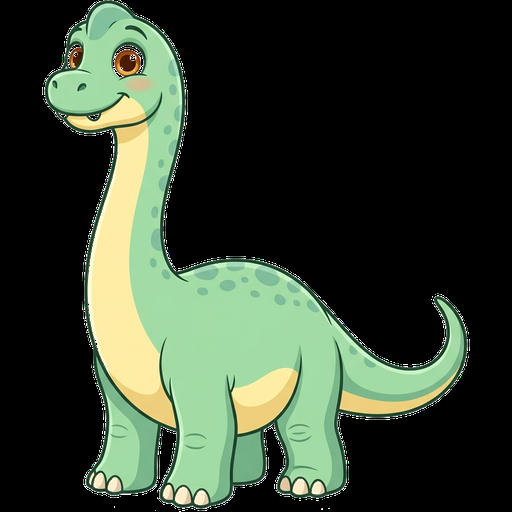
#> input picture tools/art/source/dino-brachio.png, 512 x 512 px
$ python -i ingest.py   (imports and definitions only)
#> lines starting #> are read from the running program, lines starting #| are printed output that depends on the picture
#!/usr/bin/env python3
"""그림 후보 1장 → content-src 초안(draft).

사람이나 로컬 런타임/모델이 찾았거나 만든 그림을 서비스 규격으로 맞춘다.
  1) 배경 제거(알파가 없으면 테두리 색을 배경으로 보고 걷어낸다) → 512x512 RGBA 로 정렬
  2) 색 덩어리로 부위 시드를 자동 제안 (라벨은 `칸 NN` — 사람이/모델이 머리·꼬리·다리 등으로 고친다)
  3) content-src/themes/<테마>/<id>.png + <id>.yml 작성 (status: draft, 매니페스트에는 들어가지 않음)

출처(--origin)와 이용 허락(--license)은 필수다. 수집·생성한 그림의 근거를 남기기 위해서다.
클라우드 서비스로 그림을 보내지 않는다 (모든 처리는 이 스크립트 안에서 로컬로 한다).

사용:
  python3 tools/art/ingest.py 후보.png --theme sky --id sky-balloon --name 열기구 \
      --origin "로컬 SDXL 생성(prompt: ...)" --license "자체 생성" [--behavior flyer] [--parts 10]
이후:
  python3 tools/art/build_content.py --only sky-balloon --debug /tmp/art-debug   # 분할 확인
  (yml의 라벨/시드 보정 → status: ready) → python3 tools/art/build_content.py
"""
import argparse
import hashlib
import sys
from pathlib import Path

import cv2
import numpy as np
import yaml

ROOT = Path(__file__).resolve().parents[2]
CONTENT = ROOT / 'content-src'
SIZE = 512
MARGIN = 20          # 그림 둘레 여백(px)
BG_TOL = 28.0        # 배경색과의 Lab 거리 허용치
MIN_PART = 260       # 이보다 작은 색 덩어리는 부위로 만들지 않는다(px)


# [9 lines left out: function load_rgba, not called in this run]


def remove_background(im):
    """알파가 이미 있으면 그대로 쓰고, 없으면 테두리에서 번지는 배경색을 걷어낸다."""
    alpha = im[:, :, 3]
    if (alpha < 250).mean() > 0.02:
        return im, '알파 채널 사용'
    bgr = im[:, :, :3]
    lab = cv2.cvtColor(bgr, cv2.COLOR_BGR2LAB).astype(np.float32)
    border = np.concatenate([lab[0], lab[-1], lab[:, 0], lab[:, -1]])
    bg = np.median(border, axis=0)
    if np.abs(border - bg).max(axis=1).mean() > 18:
        print('경고: 가장자리 색이 고르지 않아요. 배경이 단색이 아니면 결과가 거칠 수 있어요 — 투명 배경 PNG를 권장해요.', file=sys.stderr)
    dist = np.linalg.norm(lab - bg, axis=2)
    near = (dist < BG_TOL).astype(np.uint8)
    # 가장자리와 이어진 배경만 제거 (그림 속 흰 눈·이빨은 보존)
    n, comp = cv2.connectedComponents(near)
    edge_ids = set(np.unique(np.concatenate([comp[0], comp[-1], comp[:, 0], comp[:, -1]]))) - {0}
    bgmask = np.isin(comp, list(edge_ids))
    fg = (~bgmask).astype(np.uint8)
    fg = cv2.morphologyEx(fg, cv2.MORPH_OPEN, np.ones((3, 3), np.uint8))
    num, lbl, stats, _ = cv2.connectedComponentsWithStats(fg)
    if num <= 1:
        raise SystemExit('배경을 걷어내고 나니 남은 그림이 없어요. 투명 배경 PNG를 사용해 주세요.')
    big = 1 + int(np.argmax(stats[1:, cv2.CC_STAT_AREA]))
    fg = (lbl == big).astype(np.uint8)
    fg = cv2.GaussianBlur(fg.astype(np.float32), (0, 0), 0.8)
    out = im.copy()
    out[:, :, 3] = np.clip(fg * 255, 0, 255).astype(np.uint8)
    return out, '테두리 배경색 제거'


# [44 lines left out: functions fit_square, propose_parts, not called in this run]


class Flow(list):
    pass


# [1 line not run here, left out]


# [52 lines left out: function main, not called in this run]


# [2 lines not run here, left out]

>>> import cv2
>>> picture = cv2.imread('source/dino-brachio.png', cv2.IMREAD_GRAYSCALE)
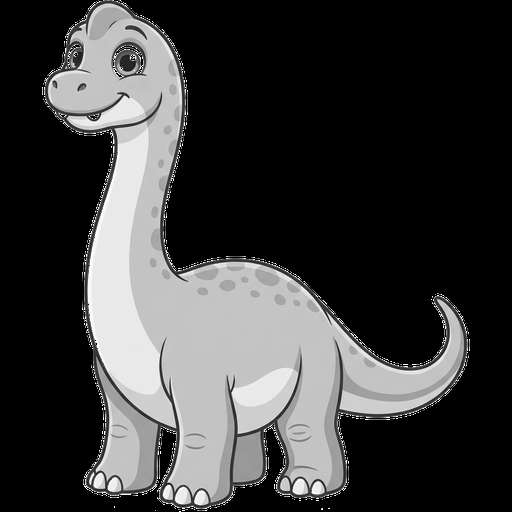
#> picture: shape (512, 512); min 0, max 255, mean 60.5
#> (the run stopped early here; a loop or call above may not have finished)

$ run again, on tools/art/source/dino-stego.png
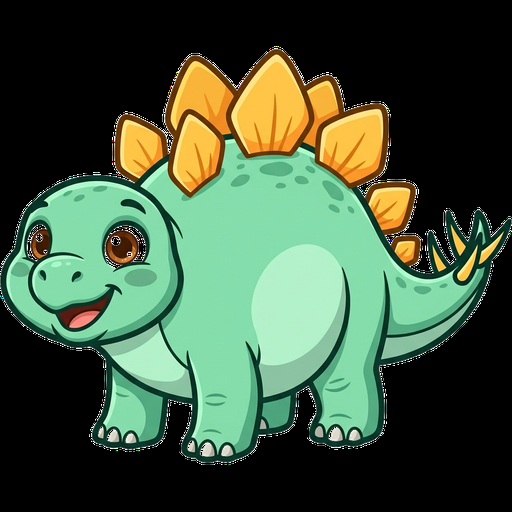
#> input picture tools/art/source/dino-stego.png, 512 x 512 px
#> `picture = cv2.imread('source/dino-brachio.png', cv2.IMREAD_GRAYSCALE)`:
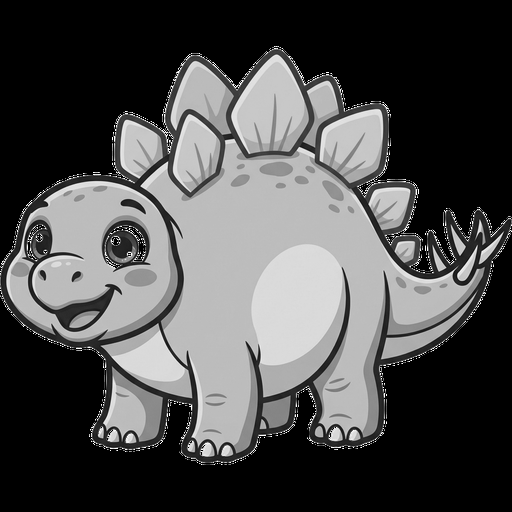
#> picture: shape (512, 512); min 0, max 255, mean 77.2

$ run again, on tools/art/source/dino-trex.png
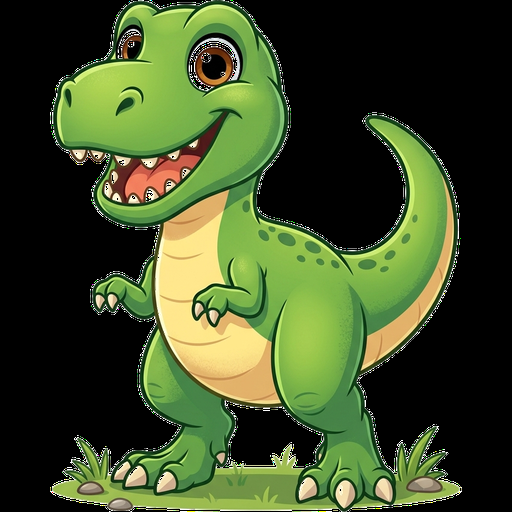
#> input picture tools/art/source/dino-trex.png, 512 x 512 px
#> `picture = cv2.imread('source/dino-brachio.png', cv2.IMREAD_GRAYSCALE)`:
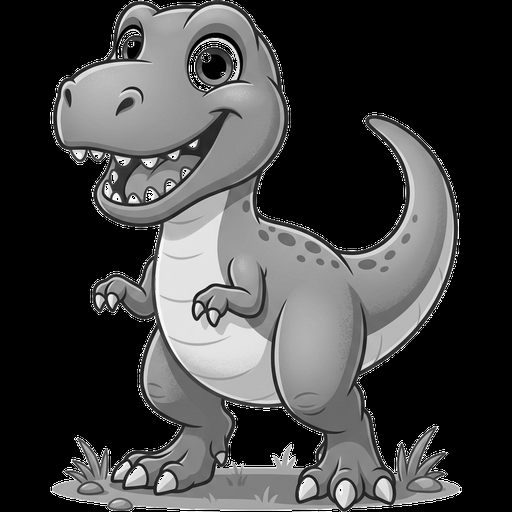
#> picture: shape (512, 512); min 0, max 255, mean 67.4

$ run again, on tools/art/source/dino-trike.png
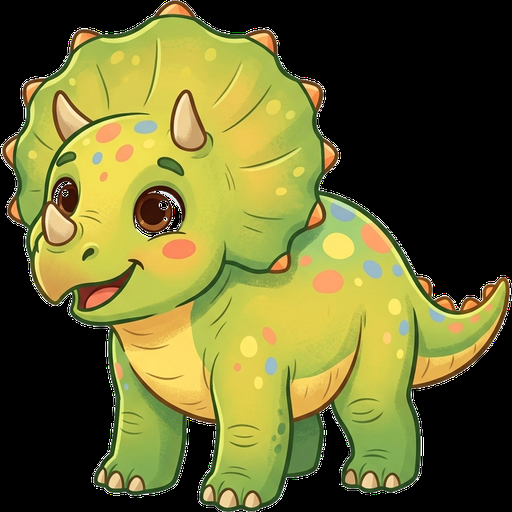
#> input picture tools/art/source/dino-trike.png, 512 x 512 px
#> `picture = cv2.imread('source/dino-brachio.png', cv2.IMREAD_GRAYSCALE)`:
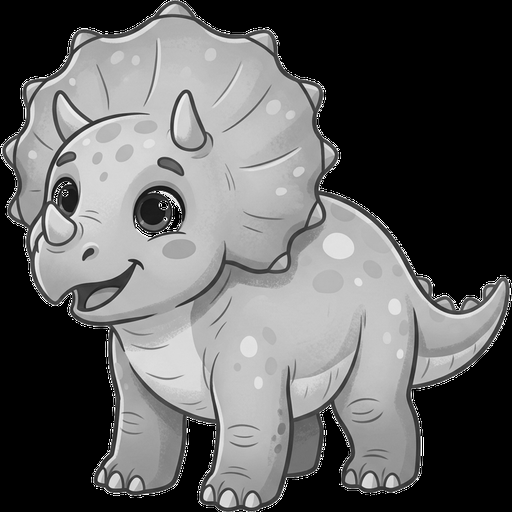
#> picture: shape (512, 512); min 0, max 255, mean 97.4
